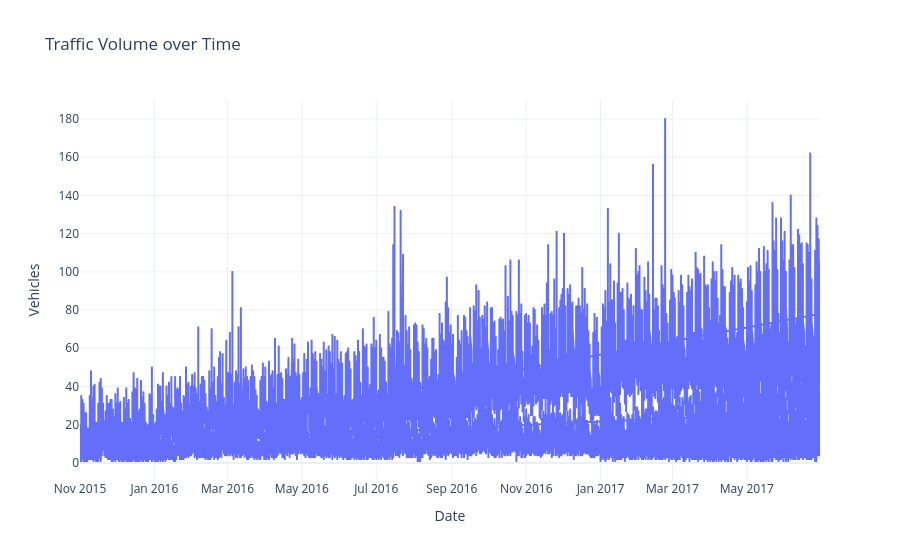

Notebook code cell kept with this figure:
### Code cell
fig = px.line(df, x='Date', y='Vehicles', title='Traffic Volume over Time')
fig.show()

### Figure 1 — Plotly figure (JSON) as saved in the notebook; plotly's stock layout.template omitted (floating-point values rounded to 4 significant figures; data arrays with more than 128 entries replaced by an {"elided": "..."} marker saying what was removed)
{"data": [{"hovertemplate": "Date=%{x}<br>Vehicles=%{y}<extra></extra>", "legendgroup": "", "line": {"color": "#636efa", "dash": "solid"}, "marker": {"symbol": "circle"}, "mode": "lines", "name": "", "showlegend": false, "type": "scattergl", "x": {"elided": "48120 str values"}, "xaxis": "x", "y": {"elided": "48120 int values"}, "yaxis": "y"}], "layout": {"autosize": true, "legend": {"tracegroupgap": 0}, "title": {"text": "Traffic Volume over Time"}, "xaxis": {"anchor": "y", "autorange": true, "domain": [0, 1], "range": ["2015-11-01", "2017-06-30"], "title": {"text": "Date"}, "type": "date"}, "yaxis": {"anchor": "x", "autorange": true, "domain": [0, 1], "range": [-8.944, 189.9], "title": {"text": "Vehicles"}, "type": "linear"}}}
